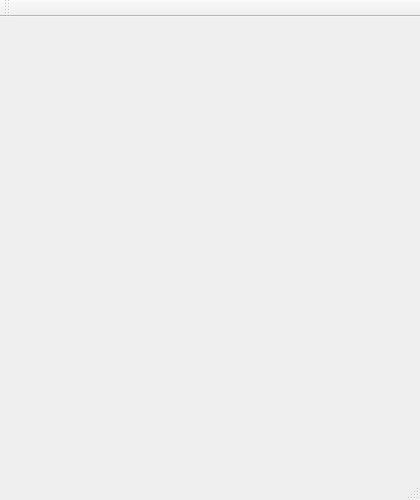
<?xml version="1.0" encoding="UTF-8"?>
<ui version="4.0">
 <class>MainWindow</class>
 <widget class="QMainWindow" name="MainWindow">
  <property name="geometry">
   <rect>
    <x>0</x>
    <y>0</y>
    <width>420</width>
    <height>500</height>
   </rect>
  </property>
  <property name="windowTitle">
   <string>LEDtable</string>
  </property>
  <widget class="QWidget" name="centralWidget"/>
  <widget class="QMenuBar" name="menuBar">
   <property name="geometry">
    <rect>
     <x>0</x>
     <y>0</y>
     <width>420</width>
     <height>21</height>
    </rect>
   </property>
  </widget>
  <widget class="QToolBar" name="mainToolBar">
   <attribute name="toolBarArea">
    <enum>TopToolBarArea</enum>
   </attribute>
   <attribute name="toolBarBreak">
    <bool>false</bool>
   </attribute>
  </widget>
  <widget class="QStatusBar" name="statusBar"/>
 </widget>
 <layoutdefault spacing="6" margin="11"/>
 <resources/>
 <connections/>
</ui>
